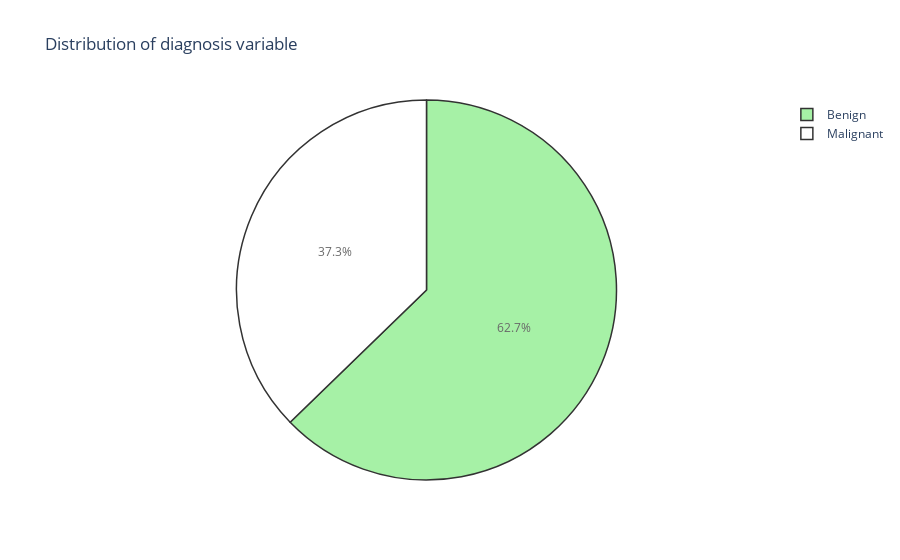

The cell this chart's notebook holds for it:
### Code cell
import matplotlib.pyplot as plt
import plotly.graph_objs as go
import plotly.offline as py
py.init_notebook_mode(connected=True)
plt.figure(figsize = (16,5))

trace = go.Pie(labels = ['Benign','Malignant'], values = cancer_data['diagnosis'].value_counts(),
               textfont=dict(size=12), opacity = 0.8,
               marker=dict(colors=['lightgreen', 'white'],
                           line=dict(color='#000000', width=1.5)))


layout = dict(title ='Distribution of diagnosis variable')

fig = dict(data = [trace], layout=layout)
py.iplot(fig)

### Figure 1 — Plotly figure (JSON) as saved in the notebook; plotly's stock layout.template omitted (floating-point values rounded to 4 significant figures)
{"data": [{"labels": ["Benign", "Malignant"], "marker": {"colors": ["lightgreen", "white"], "line": {"color": "#000000", "width": 1.5}}, "opacity": 0.8, "textfont": {"size": 12}, "values": [357, 212], "type": "pie"}], "layout": {"title": {"text": "Distribution of diagnosis variable"}}}
